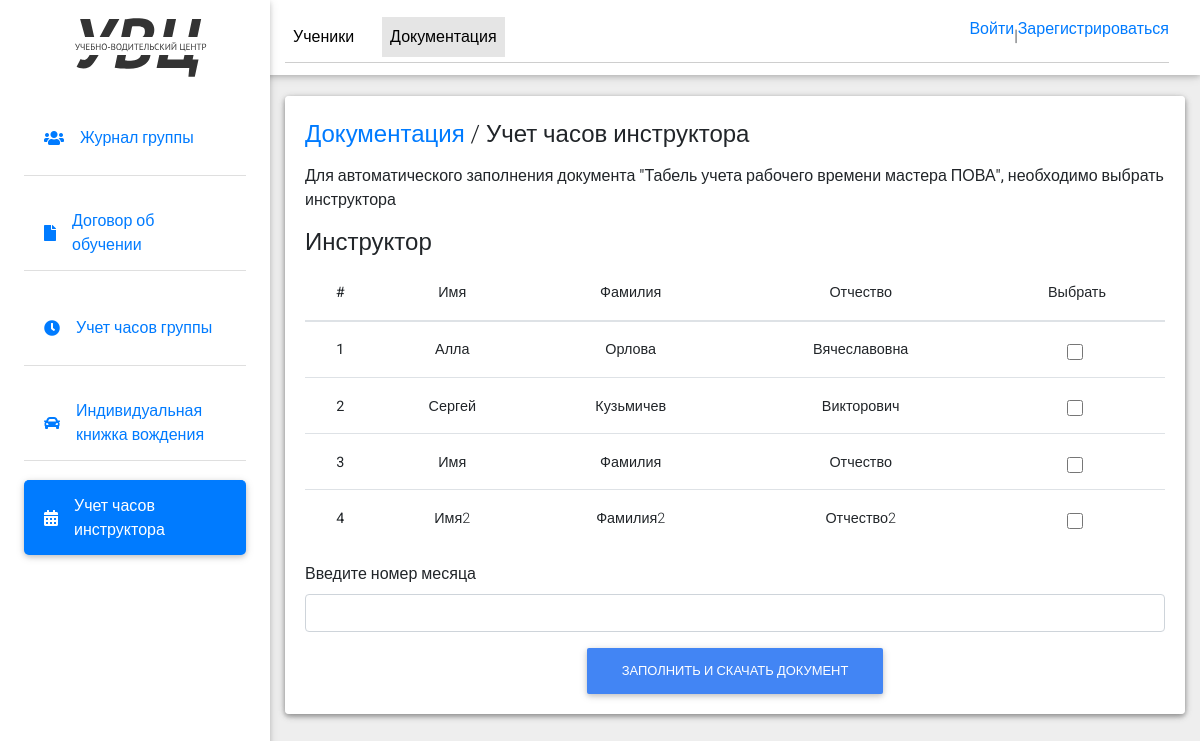
The app's page /users/user_profile/manager_document_instructor/, older data.
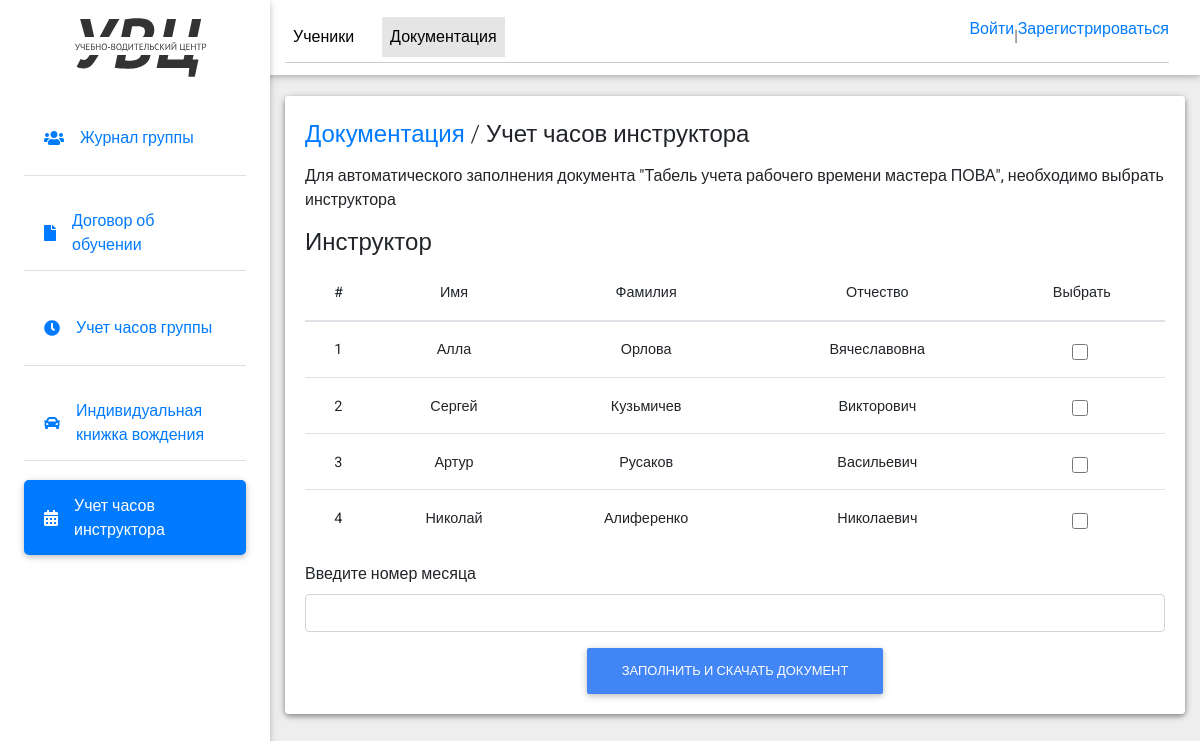
The same page, newer data.
### users/models.py (models this page shows, shortened)
class Instructor(models.Model):
    second_name = models.CharField(max_length=100)
    name=models.CharField(max_length=100)
    surname = models.CharField(max_length=100)
    user_id = models.CharField(max_length=10)

### users/views.py (the view)
# urls.py: path('user_profile/manager_document_instructor/', document_instructor, name='document_instructor'),
def document_instructor(request):
    instructors = Instructor.objects.all()
    context = {'instructors': instructors}
    return render(request, 'manager_document_instructor.html', context)

### templates/manager_document_instructor.html (shortened to what the changed rows need)
{% load static %}
<!DOCTYPE html>
<html lang="en">
<head>
  <link rel="stylesheet" href="https://use.fontawesome.com/releases/v5.11.2/css/all.css">
  <link rel="stylesheet" href="{% static 'css/bootstrap.min.css' %}">
  <link rel="stylesheet" href="{% static 'css/mdb.min.css' %}">
  <link rel="stylesheet" href="{% static 'css/style.css' %}">
</head>
<body class="grey lighten-3">
  <main class="pt-5 max-lg-5">
    <div class="container-fluid mt-5">
      <div class="card mb-4 wow fadeIn">
        <div class="card body d-sm-flex justify-content-between card-manager">
          <form id="confirmation-form" method="post" action="{% url 'instructor_lessons' %}">
            <table class="table">
                <thead>
                  <tr>
                      <th scope="col">#</th>
                      <th scope="col">Имя</th>
                      <th scope="col">Фамилия</th>
                      <th scope="col">Отчество</th>
                      <th scope="col">Выбрать</th>
                  </tr>
              </thead>
              <tbody>
                  {% for instructor in instructors %}
                      <tr>
                          <th scope="row">{{ forloop.counter }}</th>
                          <td>{{ instructor.name }}</td>
                          <td>{{ instructor.second_name }}</td>
                          <td>{{ instructor.surname }}</td>
                          <td>
                              <div class="form-check">
                                  <input class="form-check-input instructor-input" type="checkbox" name="instructor_id" value="{{ instructor.id }}">
                              </div>
                          </td>
                      </tr>
                  {% endfor %}
              </tbody>
            </table>
        </form>
        </div>
      </div>
    </div>
  </main>
</body>
</html>

Row changes from the older to the newer data that the page shows:
removed Instructor: name "Имя", second_name "Фамилия", surname "Отчество"
removed Instructor: name "Имя2", second_name "Фамилия2", surname "Отчество2"
added Instructor: name "Артур", second_name "Русаков", surname "Васильевич"
added Instructor: name "Николай", second_name "Алиференко", surname "Николаевич"
